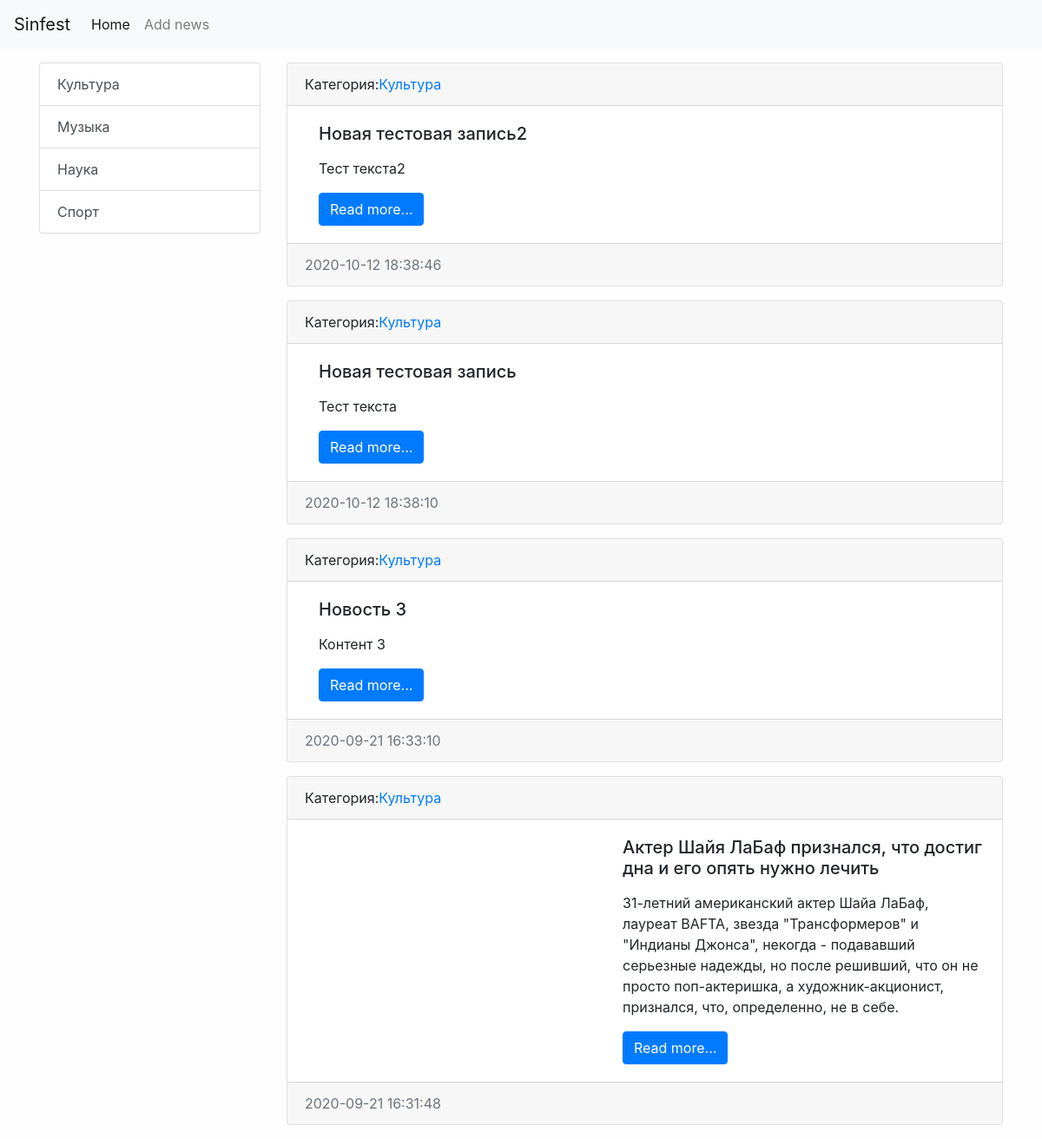
Page /category/1/ on the committed database.
### news/models.py (models this page shows, shortened)
class Category(models.Model):
    title = models.CharField(max_length=150, db_index=True, verbose_name='Наименование категории')
    def get_absolute_url(self):
        return reverse("category", kwargs={"category_id": self.pk})
    def __str__(self):
        return self.title
    class Meta:
        verbose_name = 'Категория'
        verbose_name_plural = 'Категории'
        ordering = ['title']

class News(models.Model):
    title = models.CharField(max_length=150, verbose_name='Наименование')
    content = models.TextField(blank=True, verbose_name='Контент')
    created_at = models.DateTimeField(auto_now_add=True, verbose_name='Дата публикации')
    updated_at = models.DateTimeField(auto_now=True, verbose_name='Обновлено')
    photo = models.ImageField(upload_to='photos/%Y/%m/%d/', verbose_name='Фото', blank=True)
    is_published = models.BooleanField(default=True, verbose_name='Опубликовано')
    category = models.ForeignKey('Category', on_delete=models.PROTECT, verbose_name='Категория')
    def get_absolute_url(self):
        return reverse("view_news", kwargs={"news_id": self.pk})
    class Meta:
        verbose_name = 'Новость'
        verbose_name_plural = 'Новости'
        ordering = ['-created_at']

### news/views.py (the view)
# urls.py: path('category/<int:category_id>/', NewsByCategory.as_view(), name='category'),
class NewsByCategory(ListView):
    model = News
    template_name = 'news/home_news_list.html'
    context_object_name = 'news'
    allow_empty = False
    def get_context_data(self, *, object_list=None, **kwargs):
        context = super().get_context_data(**kwargs)
        context['title'] = Category.objects.get(pk=self.kwargs['category_id'])
        return context
    def get_queryset(self):
        return News.objects.filter(category_id=self.kwargs['category_id'], is_published=True)

### news/templatetags/news_tags.py (called while the page is built)
@register.inclusion_tag('news/list_categories.html')
def show_categories():
    categories = Category.objects.all()
    return {"categories" : categories}

### news/templates/news/home_news_list.html (shortened to what this page needs)
{% extends 'base.html' %}
{% block sidebar %}
{% include 'inc/_sidebar.html'%}
{% endblock %}
{% block content %}
{% for item in news %}
<div class="card mb-3">
    <div class="card-header">
        Категория:<a href="{{ item.category.get_absolute_url }}">{{ item.category }}</a>
    </div>
    <div class="card-body">
        <div class="media">
            <div class="media-body">
                <h5 class="card-title">{{ item.title }}</h5>
                <p class="card-text">{{ item.content|safe|linebreaks|truncatewords:50 }}</p>
                <a href="{{ item.get_absolute_url }}" class="btn btn-primary">Read more...</a>
            </div>
        </div>
    </div>
    <div class="card-footer text-muted">
        {{ item.created_at|date:"Y-m-d H:i:s" }}
    </div>
</div>
{% endfor %}
{% endblock %}

### news/templates/news/list_categories.html
<div class="list-group">
    {% for item in categories %}
    <a href="{{ item.get_absolute_url }}" class="list-group-item list-group-item-action">{{ item.title }}</a>
{% endfor %}
</div>

### testsite/static/css/style.css (style rules this page uses)
body { background-color: #fefefe; }

### rows in the picture
Category: title "Культура"
Category: title "Музыка"
Category: title "Наука"
Category: title "Спорт"
News: category "Культура", title "Новая тестовая запись2", content "Тест текста2", created_at "2020-10-12 18:38:46"
News: category "Культура", title "Новая тестовая запись", content "Тест текста", created_at "2020-10-12 18:38:10"
News: category "Культура", title "Новость 3", content "Контент 3", created_at "2020-09-21 16:33:10"
News: category "Культура", title "Актер Шайя ЛаБаф признался, что достиг дна и его опять нужно лечить", content "31-летний американский актер Шайа ЛаБаф, лауреат BAFTA, звезда \"Трансформеров\" и \"Индианы Джонса\", некогда - подававший серьезные надежды, но после решивший, что он не просто поп-актеришка, а художник-акционист, признался, что, определенно, не в себе.", created_at "2020-09-21 16:31:48"
